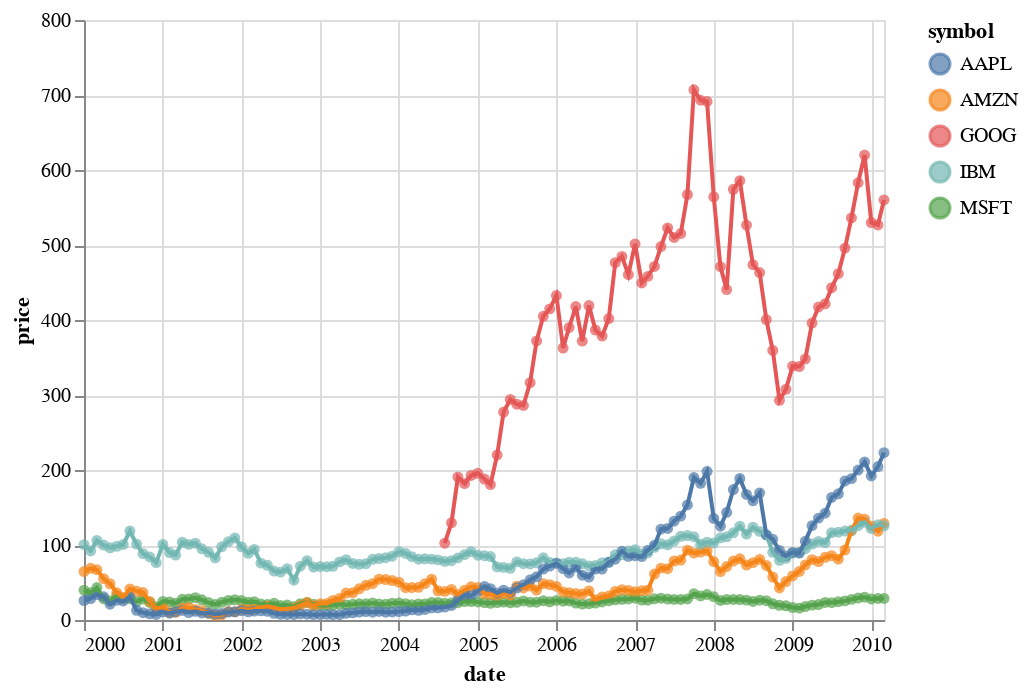

This figure's notebook cell:
### Markdown cell above
This ``+`` is just a shortcut to the ``alt.layer()`` function, which does the same thing:

### Code cell
alt.layer(points,lines)

### Figure 1 — Vega-Lite specification as saved in the notebook (floating-point values rounded to 4 significant figures; data arrays with more than 128 entries replaced by an {"elided": "..."} marker saying what was removed)
{"config": {"view": {"continuousWidth": 400, "continuousHeight": 300}}, "layer": [{"mark": "circle", "encoding": {"color": {"type": "nominal", "field": "symbol"}, "x": {"type": "temporal", "field": "date"}, "y": {"type": "quantitative", "field": "price"}}}, {"mark": "line", "encoding": {"color": {"type": "nominal", "field": "symbol"}, "x": {"type": "temporal", "field": "date"}, "y": {"type": "quantitative", "field": "price"}}}], "data": {"name": "data-96e857a61c6b623bafe23440d582a500"}, "$schema": "https://vega.github.io/schema/vega-lite/v4.8.1.json", "datasets": {"data-96e857a61c6b623bafe23440d582a500": {"elided": "560 records"}}}
